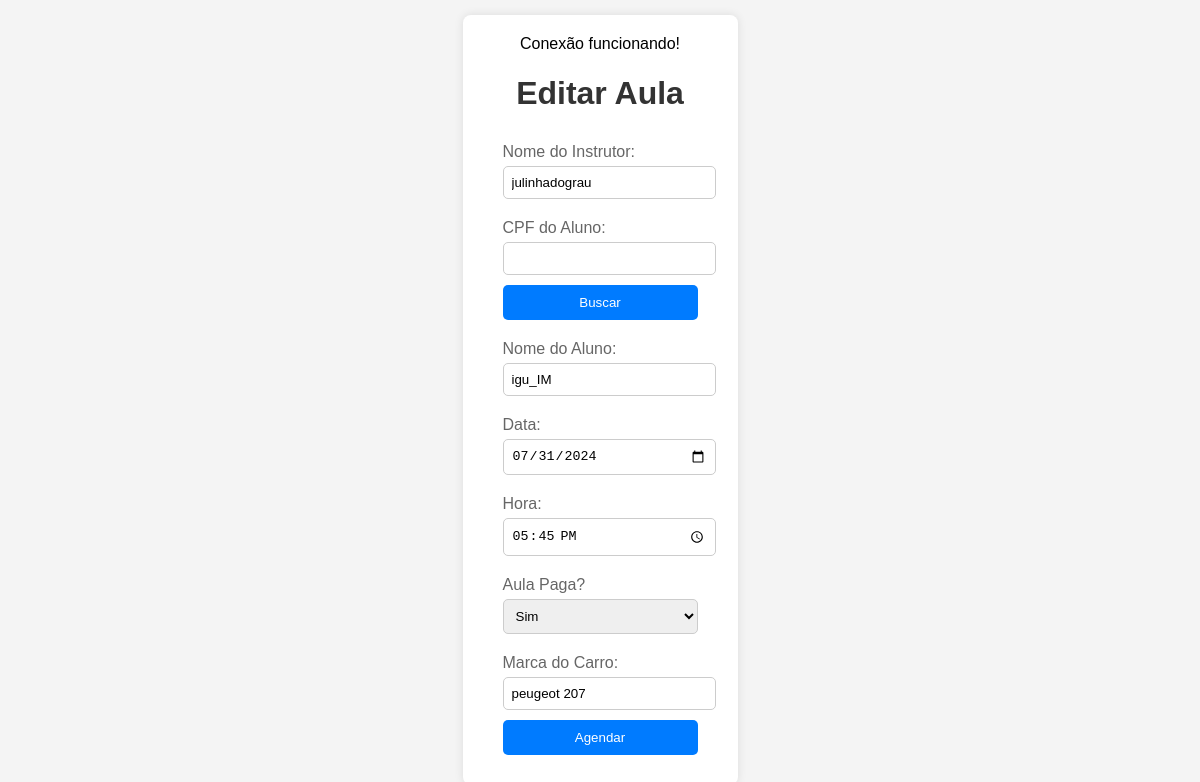
/HTML/cadastrarAula.php?id=1, run on an earlier commit of the app's database.
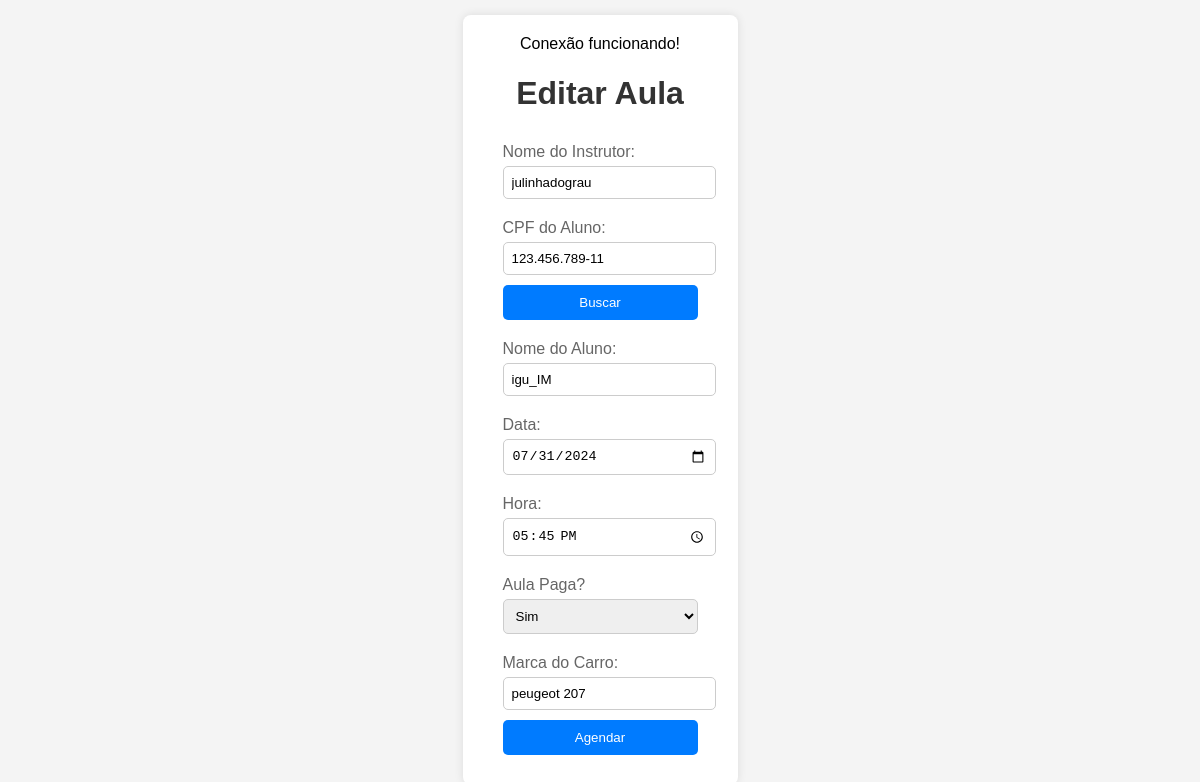
And on a later commit of the database.
### tables this page shows
CREATE TABLE `aula` (
  `idaula` int NOT NULL AUTO_INCREMENT,
  `data` date NOT NULL,
  `hora` time NOT NULL,
  `instrutor` varchar(45) NOT NULL,
  `aluno` varchar(60) NOT NULL,
  `veiculo` varchar(45) NOT NULL,
  `pago` varchar(45) NOT NULL,
  `cpf` varchar(15) DEFAULT NULL,
  PRIMARY KEY (`idaula`),
  UNIQUE KEY `cpf_UNIQUE` (`cpf`)
);

### HTML/cadastrarAula.php (the view, shortened to what this page needs)
<!DOCTYPE html>
<html lang="pt-BR">
<head>
    <link rel="stylesheet" type="text/css" href="../CSS/style1.css">
</head>
<body>
    <div class="container">
        <?php
        include '../PHP/database.php';
        $instrutor = '';
        $cpf = '';
        $aluno = '';
        $data = '';
        $hora = '';
        $pago = '';
        $veiculo = '';
        if (isset($_GET['id'])) {
            $id = $_GET['id'];
            ?>
            <h1>Editar Aula</h1>
            <?php
            $sql = "SELECT * FROM aula WHERE idaula = ?";
            $stmt = $conexao->prepare($sql);
            $stmt->bind_param("i", $id);
            $stmt->execute();
            $resultado = $stmt->get_result();
            if ($resultado->num_rows > 0) {
                $linha = $resultado->fetch_assoc();
                $instrutor = $linha['instrutor'];
                $cpf = $linha['cpf'];
                $aluno = $linha['aluno'];
                $data = date('Y-m-d', strtotime($linha['data']));
                $hora = $linha['hora'];
                $pago = $linha['pago'];
                $veiculo = $linha['veiculo'];
            }
        }
        else{
            ?>
            <h1>Salvar Aula</h1>
            <?php
        }
        ?>
        <form action="../PHP/cad_aula.php" method="post">
            <label for="instrutor">Nome do Instrutor:</label>
            <input type="text" id="instrutorID" name="instrutor" value="<?php echo $instrutor; ?>" >
            <label for="aluno">CPF do Aluno:</label>
            <input type="text" id="cpfID" name="cpf"value="<?php echo $cpf; ?>">
            <button type="submit" class="button">Buscar</button>
            <label for="aluno">Nome do Aluno:</label>
            <input type="text" id="alunoID" name="aluno" value="<?php echo $aluno; ?>" required>
            <label for="data">Data:</label>
            <input type="date" id="dataID" name="data" value="<?php echo $data; ?>" required>
            <label for="hora">Hora:</label>
            <input type="time" id="horaID" name="hora" value="<?php echo $hora; ?>" required>
            <label for="pago">Aula Paga?</label>
            <select id="pagoID" name="pago">
                <option value="sim" <?php if ($pago == 'sim') echo 'selected'; ?>>Sim</option>
            </select>
            <label for="veiculo">Marca do Carro:</label>
            <input type="text" id="veiculoID" name="veiculo" value="<?php echo $veiculo; ?>" required>
            <button type="submit" class="button" name="agendar">Agendar</button>
        </form>
    </div>
</body>
</html>

### PHP/database.php (shortened to what this page needs)
<?php
    try{
        echo "Conexão funcionando!";
    }
    catch (Exception $e){
        echo $e->getMessage();
    }
?>

### CSS/style1.css (style rules this page uses)
body { font-family: Arial, sans-serif; background-color: #f4f4f4; margin: 0; padding: 0; display: flex; justify-content: center; align-items: center; height: 100vh; }
.container { background-color: #fff; padding: 20px 40px; box-shadow: 0 0 10px rgba(0,0,0,0.1); border-radius: 8px; text-align: center; }
h1 { color: #333; }
form { display: flex; flex-direction: column; align-items: flex-start; }
label { margin-top: 10px; margin-bottom: 5px; color: #666; }
input, select { width: 100%; padding: 8px; margin-bottom: 10px; border: 1px solid #ccc; border-radius: 5px; }
.button { width: 100%; padding: 10px; background-color: #007BFF; color: #fff; border: none; border-radius: 5px; cursor: pointer; transition: background-color 0.3s; margin-bottom: 10px; }

What changed in the data, as far as the page shows it:
changed aula "julinhadograu": pago (not shown) → "Sim"
Also different on the page:
form field cpf: (not shown) → "123.456.789-11"
form field pago: "Sim" → (not shown)
